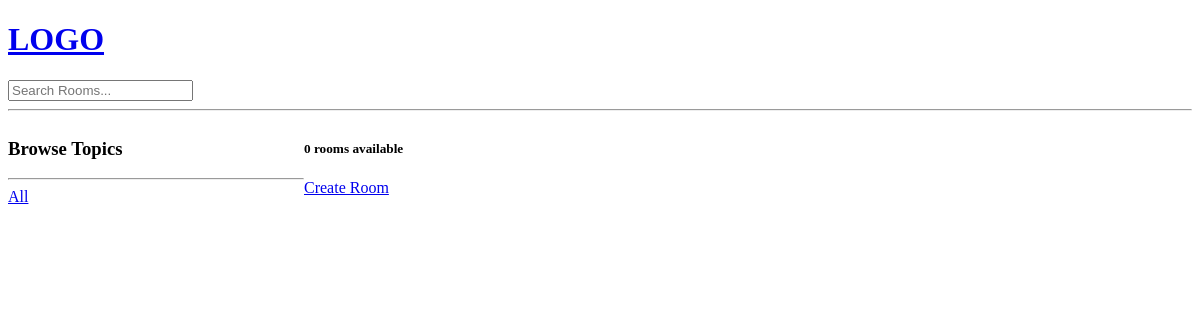
The app's page /, older data.
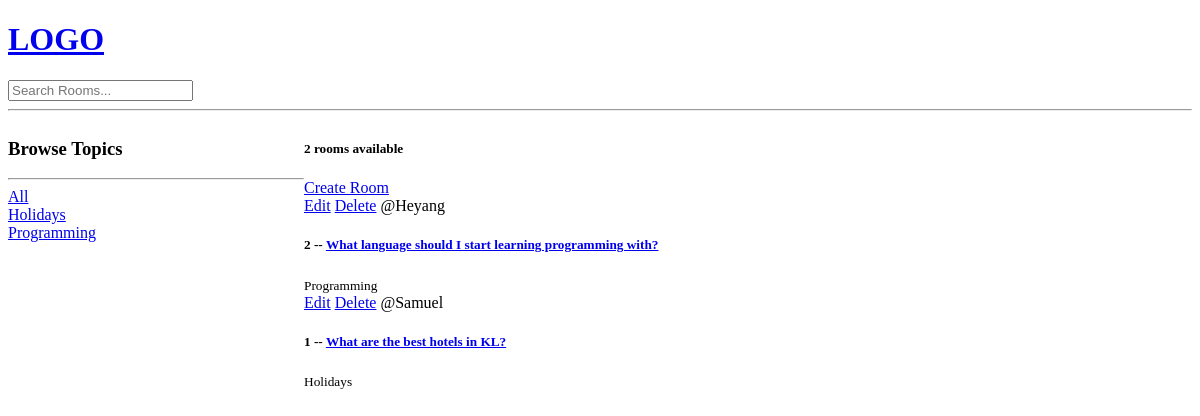
The same page, newer data.
### base/models.py (models this page shows, shortened)
class Topic(models.Model):
    name = models.CharField(max_length=250)

class Room(models.Model):
    host = models.ForeignKey(User, on_delete=models.SET_NULL, null=True)
    topic = models.ForeignKey(Topic, on_delete=models.SET_NULL, null=True)
    name = models.CharField(max_length=200)
    description = models.TextField(null=True, blank=True)
    updated = models.DateTimeField(auto_now=True)
    created = models.DateTimeField(auto_now_add=True)
    class Meta:
        ordering = ['-updated', '-created']

### base/views.py (the view)
# urls.py: path('', views.home, name="home"),
def home(request):
    q = request.GET.get('q') if request.GET.get('q') != None else ''
    rooms = Room.objects.filter(
        Q(topic__name__icontains=q) |
        Q(name__icontains=q) |
        Q(description__icontains=q)
    )
    topics = Topic.objects.all()
    room_count = rooms.count()
    context = {'rooms':rooms, 'topics': topics, 'room_count': room_count}
    return render(request, 'base/homepg.html', context)

### base/templates/base/homepg.html (shortened to what this page needs)
{% extends 'main.html' %}
{% block content %}
<div class="home-container">
    <div>
        <h3>Browse Topics</h3>
        <hr>
        <div>
            <a href="{% url 'home' %}">All</a>
        </div>
        {% for topic in topics %}
        <div>
            <a href="{% url 'home' %}?q={{topic.name}}">{{topic.name}}</a>
        </div>
        {% endfor %}
    </div>
    <div>
        <h5>{{room_count}} rooms available</h5>
        <a href="{% url 'create-room' %}">Create Room</a>
        <div>
            {% for room in rooms %}
            <div>
                <a href="{% url 'update-room' room.id %}">Edit</a>
                <a href="{% url 'delete-room' room.id %}">Delete</a>
                <span>@{{room.host.username}}</span>
                <h5>{{room.id}} -- <a href="{% url 'room' room.id %}">{{room.name}}</a></h5>
                <small>{{room.topic.name}}</small>
            </div>
            {% endfor %}
        </div>
    </div>
</div>
{% endblock %}

### templates/main.html (shortened to what this page needs)
<!DOCTYPE html>
<html>
<head>
</head>
<body>
    {% include 'navbar.html' %}
    {% block content %}
    {% endblock %}
</body>
</html>

### templates/navbar.html
<a href="/">
    <h1>LOGO</h1>
</a>
<form method="GET" action="{% url 'home' %}">
    <input type="text" name="q" placeholder="Search Rooms..." />
</form>
<hr>

### base/templates/base/homepg.html (style rules this page uses)
.home-container { display: grid; grid-template-columns: 1fr 3fr; }

Row changes from the older to the newer data that the page shows:
added Topic: name "Holidays"
added Topic: name "Programming"
added Room: host.username "Heyang", id "2", name "What language should I start learning programming with?", topic.name "Programming"
added Room: host.username "Samuel", id "1", name "What are the best hotels in KL?", topic.name "Holidays"
Text that changed along with them:
{{ room_count }}: "0" → "2"
